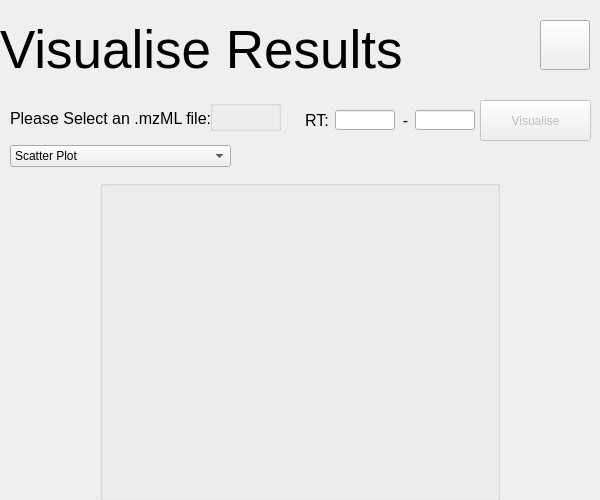
<?xml version="1.0" encoding="UTF-8"?>
<ui version="4.0">
 <class>VisualiseForm</class>
 <widget class="QWidget" name="VisualiseForm">
  <property name="geometry">
   <rect>
    <x>0</x>
    <y>0</y>
    <width>600</width>
    <height>500</height>
   </rect>
  </property>
  <property name="windowTitle">
   <string>Form</string>
  </property>
  <widget class="QLabel" name="VisualiseTitleLabel">
   <property name="geometry">
    <rect>
     <x>0</x>
     <y>0</y>
     <width>600</width>
     <height>100</height>
    </rect>
   </property>
   <property name="font">
    <font>
     <pointsize>40</pointsize>
    </font>
   </property>
   <property name="text">
    <string>Visualise Results</string>
   </property>
   <property name="alignment">
    <set>Qt::AlignLeading|Qt::AlignLeft|Qt::AlignVCenter</set>
   </property>
  </widget>
  <widget class="QPushButton" name="VisualiseHomeButton">
   <property name="geometry">
    <rect>
     <x>540</x>
     <y>20</y>
     <width>50</width>
     <height>50</height>
    </rect>
   </property>
   <property name="text">
    <string/>
   </property>
  </widget>
  <widget class="QLabel" name="SelectFileDesc">
   <property name="geometry">
    <rect>
     <x>10</x>
     <y>110</y>
     <width>251</width>
     <height>16</height>
    </rect>
   </property>
   <property name="font">
    <font>
     <pointsize>12</pointsize>
    </font>
   </property>
   <property name="text">
    <string>Please Select an .mzML file:</string>
   </property>
  </widget>
  <widget class="QLabel" name="RTRangeLabel">
   <property name="geometry">
    <rect>
     <x>305</x>
     <y>110</y>
     <width>31</width>
     <height>21</height>
    </rect>
   </property>
   <property name="font">
    <font>
     <pointsize>12</pointsize>
    </font>
   </property>
   <property name="text">
    <string>RT:</string>
   </property>
  </widget>
  <widget class="QLineEdit" name="RTMinTextEdit">
   <property name="geometry">
    <rect>
     <x>335</x>
     <y>110</y>
     <width>60</width>
     <height>20</height>
    </rect>
   </property>
  </widget>
  <widget class="QLineEdit" name="RTMaxTextEdit">
   <property name="geometry">
    <rect>
     <x>415</x>
     <y>110</y>
     <width>60</width>
     <height>20</height>
    </rect>
   </property>
  </widget>
  <widget class="QLabel" name="RTRangeDashLabel">
   <property name="geometry">
    <rect>
     <x>395</x>
     <y>110</y>
     <width>21</width>
     <height>21</height>
    </rect>
   </property>
   <property name="font">
    <font>
     <pointsize>12</pointsize>
    </font>
   </property>
   <property name="text">
    <string>-</string>
   </property>
   <property name="alignment">
    <set>Qt::AlignCenter</set>
   </property>
  </widget>
  <widget class="QPushButton" name="VisualiseButton">
   <property name="enabled">
    <bool>false</bool>
   </property>
   <property name="geometry">
    <rect>
     <x>480</x>
     <y>100</y>
     <width>111</width>
     <height>41</height>
    </rect>
   </property>
   <property name="text">
    <string>Visualise</string>
   </property>
  </widget>
  <widget class="QComboBox" name="GraphTypeComboBox">
   <property name="geometry">
    <rect>
     <x>10</x>
     <y>145</y>
     <width>221</width>
     <height>22</height>
    </rect>
   </property>
   <item>
    <property name="text">
     <string>Scatter Plot</string>
    </property>
   </item>
   <item>
    <property name="text">
     <string>3d Bar Plot</string>
    </property>
   </item>
  </widget>
  <widget class="QGroupBox" name="CanvasGroupBox">
   <property name="geometry">
    <rect>
     <x>100</x>
     <y>180</y>
     <width>400</width>
     <height>321</height>
    </rect>
   </property>
   <property name="title">
    <string/>
   </property>
  </widget>
  <widget class="QGroupBox" name="MzmlUploadGroupBox">
   <property name="geometry">
    <rect>
     <x>210</x>
     <y>100</y>
     <width>71</width>
     <height>31</height>
    </rect>
   </property>
   <property name="sizePolicy">
    <sizepolicy hsizetype="Expanding" vsizetype="Preferred">
     <horstretch>0</horstretch>
     <verstretch>0</verstretch>
    </sizepolicy>
   </property>
   <property name="styleSheet">
    <string notr="true">padding: 0; 
background-color: rgb(240, 240, 240);</string>
   </property>
   <property name="title">
    <string/>
   </property>
  </widget>
 </widget>
 <resources/>
 <connections/>
</ui>
